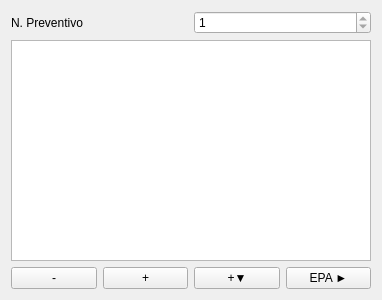
<?xml version="1.0" encoding="UTF-8"?>
<ui version="4.0">
 <class>PriceListTreeGUI</class>
 <widget class="QWidget" name="PriceListTreeGUI">
  <property name="geometry">
   <rect>
    <x>0</x>
    <y>0</y>
    <width>382</width>
    <height>300</height>
   </rect>
  </property>
  <property name="windowTitle">
   <string>Vista elenco prezzi</string>
  </property>
  <layout class="QVBoxLayout" name="verticalLayout">
   <item>
    <layout class="QHBoxLayout" name="horizontalLayout">
     <item>
      <widget class="QLabel" name="currentPriceDataSetLabel">
       <property name="text">
        <string>N. Preventivo</string>
       </property>
      </widget>
     </item>
     <item>
      <widget class="QSpinBox" name="currentPriceDataSetSpinBox">
       <property name="minimum">
        <number>1</number>
       </property>
       <property name="maximum">
        <number>1</number>
       </property>
      </widget>
     </item>
    </layout>
   </item>
   <item>
    <widget class="QTreeView" name="treeView">
     <property name="selectionMode">
      <enum>QAbstractItemView::ContiguousSelection</enum>
     </property>
    </widget>
   </item>
   <item>
    <layout class="QHBoxLayout" name="horizontalLayout_2">
     <item>
      <widget class="QPushButton" name="removePushButton">
       <property name="text">
        <string>-</string>
       </property>
      </widget>
     </item>
     <item>
      <widget class="QPushButton" name="addPushButton">
       <property name="text">
        <string>+</string>
       </property>
      </widget>
     </item>
     <item>
      <widget class="QPushButton" name="addChildPushButton">
       <property name="text">
        <string>+▼</string>
       </property>
      </widget>
     </item>
     <item>
      <widget class="QPushButton" name="importPIDBPushButton">
       <property name="text">
        <string>EPA ►</string>
       </property>
      </widget>
     </item>
    </layout>
   </item>
  </layout>
 </widget>
 <resources/>
 <connections/>
</ui>
